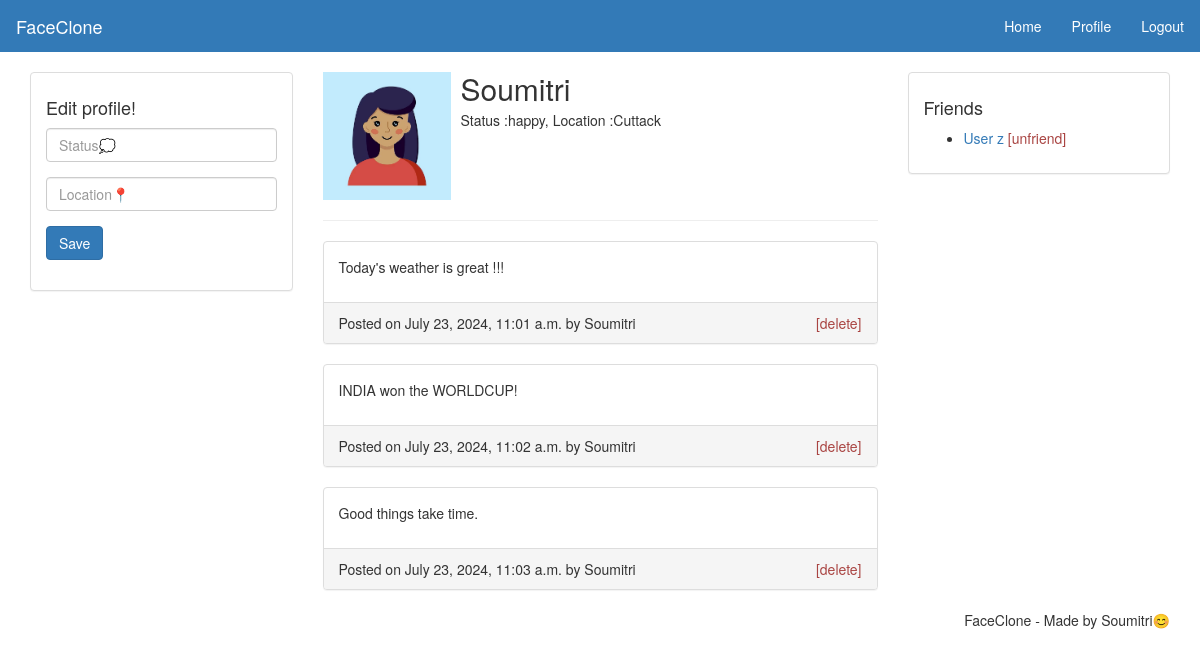
The page /profile (signed in) on the database its author committed.
### social/models.py (models this page shows, shortened)
class UserProfile(models.Model):
    user = models.OneToOneField(User,on_delete=models.CASCADE)
    loc = models.CharField(max_length=20,blank=True)
    bio = models.TextField(max_length=300,blank=True)
    img = models.ImageField(upload_to="pics",default= "avatar.jpg")

class UserPost(models.Model):
    user = models.ForeignKey(User,on_delete=models.CASCADE)
    post = models.TextField(max_length=300,blank=False)
    date = models.DateTimeField(auto_now_add=True)

### social/views.py (the view)
# urls.py: path("profile",views.profile,name="profile"),
@login_required(login_url="index")
def profile(request):
    user = request.user
    context = {"user":user}
    posts = UserPost.objects.filter(user=user)
    context.update({"posts":posts})
    return render(request,"profile.html",context)

### templates/profile.html (shortened to what this page needs)
{% load static %}
<!DOCTYPE html>
<html>
<head>
  <link rel="stylesheet" type="text/css" href="{% static 'css/bootstrap.min.css' %}">
  <link rel="stylesheet" type="text/css" href="{% static 'css/style.css' %}">
</head>
<body>
  <nav class="navbar navbar-default">
    <div class="container-fluid">
      <div class="navbar-header">
        <a class="navbar-brand" href="{% url 'index' %}">FaceClone</a>
      </div>
      <ul class="nav navbar-nav navbar-right">
        <li><a href="{% url 'home' %}">Home</a></li>
        <li><a href="{% url 'profile' %}">Profile</a></li>
        <li><a href="{% url 'logout' %}">Logout</a></li>
      </ul>
    </div>
  </nav>
  <main class="container">
    <div class="row">
      <div class="col-md-3">
        <div class="panel panel-default">
          <div class="panel-body">
            <h4>Edit profile!</h4>
            <form method="post" action="{% url 'update' %}">
              <div class="form-group">
                <input class="form-control" type="text" name="status" placeholder="Status💭" value="">
              </div>
              <div class="form-group">
                <input class="form-control" type="text" name="location" placeholder="Location📍" value="">
              </div>
              <div class="form-group">
                <input class="btn btn-primary" type="submit" name="update_profile" value="Save">
              </div>
            </form>
          </div>
        </div>
      </div>
      <div class="col-md-6">
        <div class="media">
          <div class="media-left">
            <img src="{% static 'img\girl-s-face-with-beautiful-smile-female-avatar-website-social-network_499739-527.jpg' %}" class="media-object" style="width: 128px; height: 128px;">
          </div>
          <div class="media-body">
            <h2 class="media-heading">{{user.username}}</h2>
            <p>Status :{{user.userprofile.bio}}, Location :{{user.userprofile.loc}}</p>
          </div>
        </div>
        <hr>
        <div>
           {% for post in posts %}
          <div class="panel panel-default">
            <div class="panel-body">
              <p>{{post.post}}</p>
            </div>
            <div class="panel-footer">
              <span>Posted on {{post.date}} by {{post.user.username}}</span>
              <span class="pull-right"><a class="text-danger" href="#">[delete]</a></span>
            </div>
          </div>
          {% endfor %}
        </div>
      </div>
      <div class="col-md-3">
        <div class="panel panel-default">
          <div class="panel-body">
            <h4>Friends</h4>
            <ul>
              <li>
                <a href="#">User z</a>
                <a class="text-danger" href="#">[unfriend]</a>
              </li>
            </ul>
          </div>
        </div>
      </div>
    </div>
  </main>
  <footer class="container text-center">
    <ul class="nav nav-pills pull-right">
      <li>FaceClone - Made by Soumitri😊</li>
    </ul>
  </footer>
</body>
</html>

### static/css/style.css (style rules this page uses)
a { color: #337ab7; }
.navbar { -webkit-border-radius: 0; -moz-border-radius: 0; border-radius: 0; }
.navbar-default { background-color: #337ab7; border-color: #337ab7; }
.navbar-default .navbar-brand { color: #fff; }
.navbar-default .navbar-nav>li>a { color: #fff; }

### rows shown on the page
UserPost: post "Today's weather is great !!!", date "July 23, 2024, 11:01 a.m.", user.username "Soumitri"
UserPost: post "INDIA won the WORLDCUP!", date "July 23, 2024, 11:02 a.m.", user.username "Soumitri"
UserPost: post "Good things take time.", date "July 23, 2024, 11:03 a.m.", user.username "Soumitri"

### other values the page prints
{{ user.username }} "Soumitri"
{{ user.userprofile.bio }} "happy"
{{ user.userprofile.loc }} "Cuttack"
